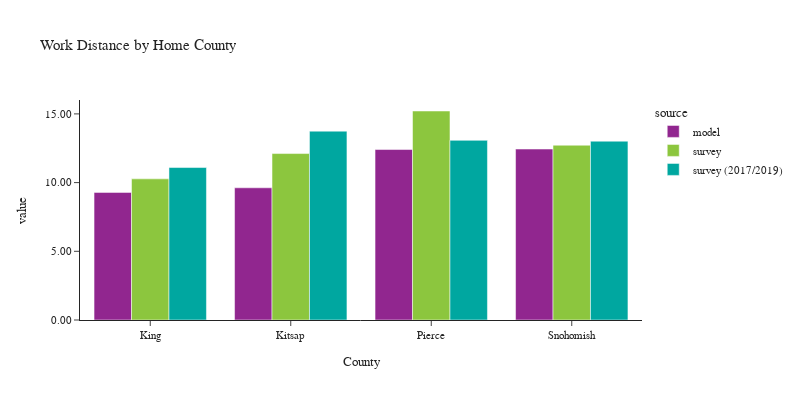

Here is the notebook cell this chart was saved with:
### Code cell
plot_work_location(df_workers, 'CountyName_home', 'Home County', 'County')

### Figure 1 — Plotly figure (JSON) as saved in the notebook; plotly's stock layout.template omitted (floating-point values rounded to 4 significant figures)
{"data": [{"alignmentgroup": "True", "customdata": [[1255955], [119301], [406301], [428544]], "hovertemplate": "source=model<br>CountyName_home=%{x}<br>value=%{y}<br>sample count=%{customdata[0]}<extra></extra>", "legendgroup": "model", "marker": {"color": "#91268F", "pattern": {"shape": ""}}, "name": "model", "offsetgroup": "model", "orientation": "v", "showlegend": true, "textposition": "auto", "type": "bar", "x": ["King", "Kitsap", "Pierce", "Snohomish"], "xaxis": "x", "y": [9.288, 9.622, 12.41, 12.44], "yaxis": "y"}, {"alignmentgroup": "True", "customdata": [[1996], [132], [260], [304]], "hovertemplate": "source=survey<br>CountyName_home=%{x}<br>value=%{y}<br>sample count=%{customdata[0]}<extra></extra>", "legendgroup": "survey", "marker": {"color": "#8CC63E", "pattern": {"shape": ""}}, "name": "survey", "offsetgroup": "survey", "orientation": "v", "showlegend": true, "textposition": "auto", "type": "bar", "x": ["King", "Kitsap", "Pierce", "Snohomish"], "xaxis": "x", "y": [10.27, 12.11, 15.21, 12.72], "yaxis": "y"}, {"alignmentgroup": "True", "customdata": [[4683], [139], [407], [366]], "hovertemplate": "source=survey (2017/2019)<br>CountyName_home=%{x}<br>value=%{y}<br>sample count=%{customdata[0]}<extra></extra>", "legendgroup": "survey (2017/2019)", "marker": {"color": "#00A7A0", "pattern": {"shape": ""}}, "name": "survey (2017/2019)", "offsetgroup": "survey (2017/2019)", "orientation": "v", "showlegend": true, "textposition": "auto", "type": "bar", "x": ["King", "Kitsap", "Pierce", "Snohomish"], "xaxis": "x", "y": [11.1, 13.74, 13.08, 13.01], "yaxis": "y"}], "layout": {"barmode": "group", "font": {"size": 11}, "height": 400, "legend": {"title": {"text": "source"}, "tracegroupgap": 0}, "title": {"text": "Work Distance by Home County"}, "width": 800, "xaxis": {"anchor": "y", "domain": [0.0, 1.0], "title": {"text": "County"}}, "yaxis": {"anchor": "x", "domain": [0.0, 1.0], "tickformat": ".2f", "title": {"text": "value"}}}}
